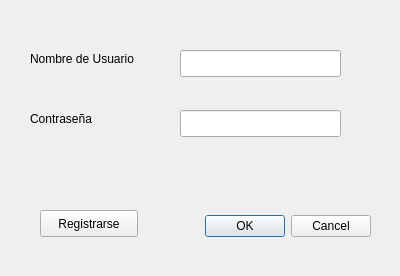
<?xml version="1.0" encoding="UTF-8"?>
<ui version="4.0">
 <class>ventanaCredenciales</class>
 <widget class="QDialog" name="ventanaCredenciales">
  <property name="geometry">
   <rect>
    <x>0</x>
    <y>0</y>
    <width>400</width>
    <height>276</height>
   </rect>
  </property>
  <property name="windowTitle">
   <string>Inicio de sesion</string>
  </property>
  <widget class="QDialogButtonBox" name="buttonCancelarAceptar">
   <property name="geometry">
    <rect>
     <x>30</x>
     <y>210</y>
     <width>341</width>
     <height>32</height>
    </rect>
   </property>
   <property name="orientation">
    <enum>Qt::Horizontal</enum>
   </property>
   <property name="standardButtons">
    <set>QDialogButtonBox::Cancel|QDialogButtonBox::Ok</set>
   </property>
  </widget>
  <widget class="QLineEdit" name="lineNombre">
   <property name="geometry">
    <rect>
     <x>180</x>
     <y>50</y>
     <width>161</width>
     <height>27</height>
    </rect>
   </property>
  </widget>
  <widget class="QLabel" name="labelNombre">
   <property name="geometry">
    <rect>
     <x>30</x>
     <y>50</y>
     <width>131</width>
     <height>17</height>
    </rect>
   </property>
   <property name="text">
    <string>Nombre de Usuario</string>
   </property>
  </widget>
  <widget class="QLabel" name="labelContrasenia">
   <property name="geometry">
    <rect>
     <x>30</x>
     <y>110</y>
     <width>131</width>
     <height>17</height>
    </rect>
   </property>
   <property name="text">
    <string>Contraseña</string>
   </property>
  </widget>
  <widget class="QLineEdit" name="lineContrasenia">
   <property name="geometry">
    <rect>
     <x>180</x>
     <y>110</y>
     <width>161</width>
     <height>27</height>
    </rect>
   </property>
  </widget>
  <widget class="QPushButton" name="buttonRegistro">
   <property name="geometry">
    <rect>
     <x>40</x>
     <y>210</y>
     <width>98</width>
     <height>27</height>
    </rect>
   </property>
   <property name="text">
    <string>Registrarse</string>
   </property>
  </widget>
 </widget>
 <resources/>
 <connections>
  <connection>
   <sender>buttonCancelarAceptar</sender>
   <signal>accepted()</signal>
   <receiver>ventanaCredenciales</receiver>
   <slot>accept()</slot>
   <hints>
    <hint type="sourcelabel">
     <x>248</x>
     <y>254</y>
    </hint>
    <hint type="destinationlabel">
     <x>157</x>
     <y>274</y>
    </hint>
   </hints>
  </connection>
  <connection>
   <sender>buttonCancelarAceptar</sender>
   <signal>rejected()</signal>
   <receiver>ventanaCredenciales</receiver>
   <slot>reject()</slot>
   <hints>
    <hint type="sourcelabel">
     <x>316</x>
     <y>260</y>
    </hint>
    <hint type="destinationlabel">
     <x>286</x>
     <y>274</y>
    </hint>
   </hints>
  </connection>
 </connections>
</ui>
